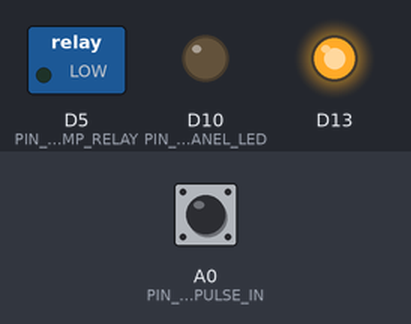
The program below on a simulated Adafruit Feather M0. Shown: switched loads named in the program (green lamp = pin HIGH), output pins drawn as LEDs (lit = HIGH). The inputs (shaded band) are chosen by the test bench; at power-on: A0 (PIN_SAFETY_PULSE_IN) LOW.

Above: at 1.2 s.
1.3 s: A0 (PIN_SAFETY_PULSE_IN) pulled HIGH for 0.15 s
Timing chart, 0 to 4.3 s (numbered marks = the images above; inputs shaded):
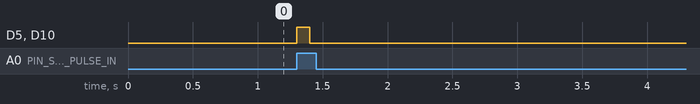

The program:

main.cpp
```cpp
// (licence header left out)
/*------------------------------------------------------------------------------
  PURPOSE
--------------------------------------------------------------------------------

There are two microcontroller (MCU) boards used in the TWT jetting grid. The
main MCU (Adafruit M4 Feather Express) is responsible for driving the solenoid
valves and LED matrix and communicates via USB to the Python main program
running on a PC. The second MCU (Adafruit Feather M0 Basic Proto) acts as a
safety controller, governing the relay that allows turning the jetting pump on
and off via terminal X1 of its frequency inverter.

The main MCU should send a digital 'safety' pulse at least once every
`SAFETY_PULSE_TIMEOUT` ms over to the safety MCU as indication that the main MCU
is still operating all right. As long as the safety MCU receives pulses within
the set time period, the 'pump on' relay will be engaged.
*/

#include "Adafruit_SleepyDog.h"
#include <Arduino.h>

const uint8_t PIN_PUMP_RELAY = 5;
const uint8_t PIN_PUMP_FRONT_PANEL_LED = 10;
const uint8_t PIN_SAFETY_PULSE_IN = A0;
const uint16_t SAFETY_PULSE_TIMEOUT = 100; // [ms]

// The microcontroller will auto-reboot when it fails to get a
// `Watchdog.reset()` within this time period [ms]
const uint16_t WATCHDOG_TIMEOUT = 200; // [ms]

volatile bool received_pulse = false;
void my_isr() { received_pulse = true; }

/*------------------------------------------------------------------------------
  setup
------------------------------------------------------------------------------*/

void setup() {
  // Pump relay
  pinMode(PIN_PUMP_RELAY, OUTPUT);
  digitalWrite(PIN_PUMP_RELAY, LOW);

  // Front panel LED indicating pump relay status
  pinMode(PIN_PUMP_FRONT_PANEL_LED, OUTPUT);
  digitalWrite(PIN_PUMP_FRONT_PANEL_LED, LOW);

  // Onboard LED always on
  pinMode(PIN_LED, OUTPUT);
  digitalWrite(PIN_LED, HIGH);

  // Safety pulses coming from the main MCU
  pinMode(PIN_SAFETY_PULSE_IN, INPUT_PULLDOWN);
  attachInterrupt(digitalPinToInterrupt(PIN_SAFETY_PULSE_IN), my_isr, RISING);

  Watchdog.enable(WATCHDOG_TIMEOUT);
}

/*------------------------------------------------------------------------------
  loop
------------------------------------------------------------------------------*/

void loop() {
  uint32_t now = millis();
  static uint32_t tick_watchdog = now;
  static uint32_t tick_safety_pulse = now;
  static bool engage_relay = false;
  static bool prev_state_relay = false;

  noInterrupts();
  if (received_pulse) {
    received_pulse = false;
    tick_safety_pulse = now;
    engage_relay = true;
  }
  interrupts();

  if (now - tick_safety_pulse > SAFETY_PULSE_TIMEOUT) {
    engage_relay = false;
  }

  if (prev_state_relay != engage_relay) {
    digitalWrite(PIN_PUMP_RELAY, engage_relay);
    digitalWrite(PIN_PUMP_FRONT_PANEL_LED, engage_relay);
    prev_state_relay = engage_relay;
  }

  if (now - tick_watchdog > 1) { // Slowed down, because of overhead otherwise
    Watchdog.reset();
    tick_watchdog = now;
  }
}
```

Measured:
- after the input at 1.3 s, D5 (PIN_PUMP_RELAY), D10 (PIN_PUMP_FRONT_PANEL_LED): LOW → HIGH at once, → LOW 0.10 s later
